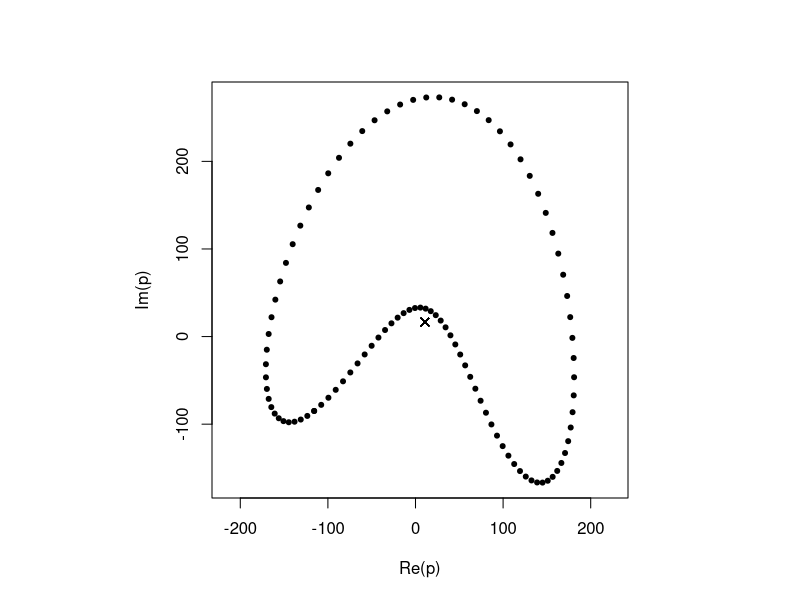
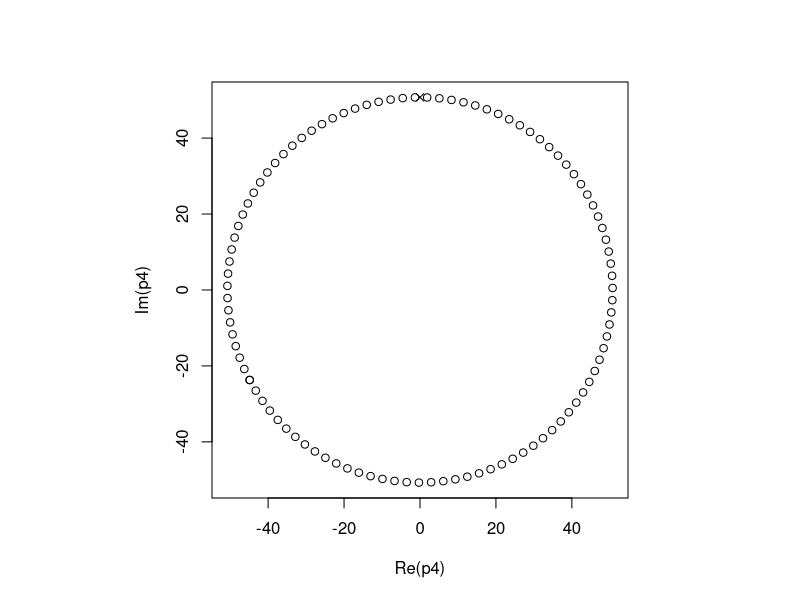
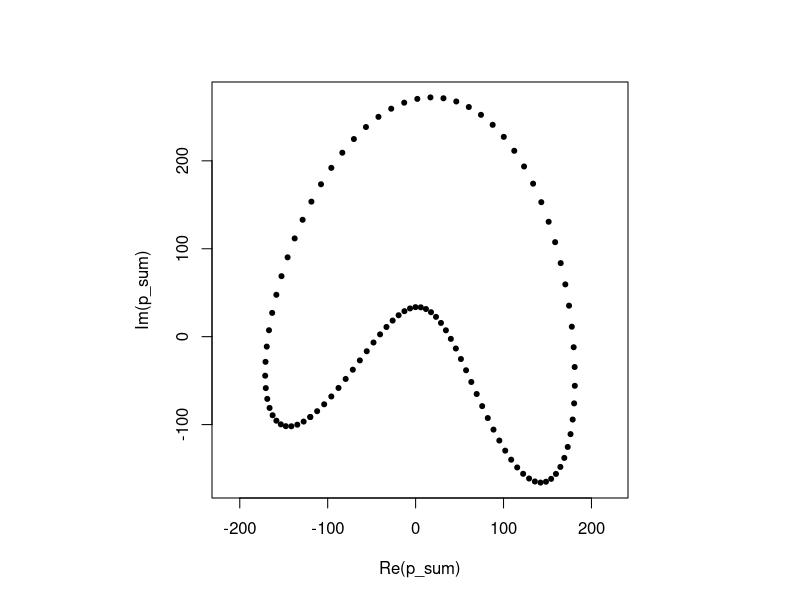
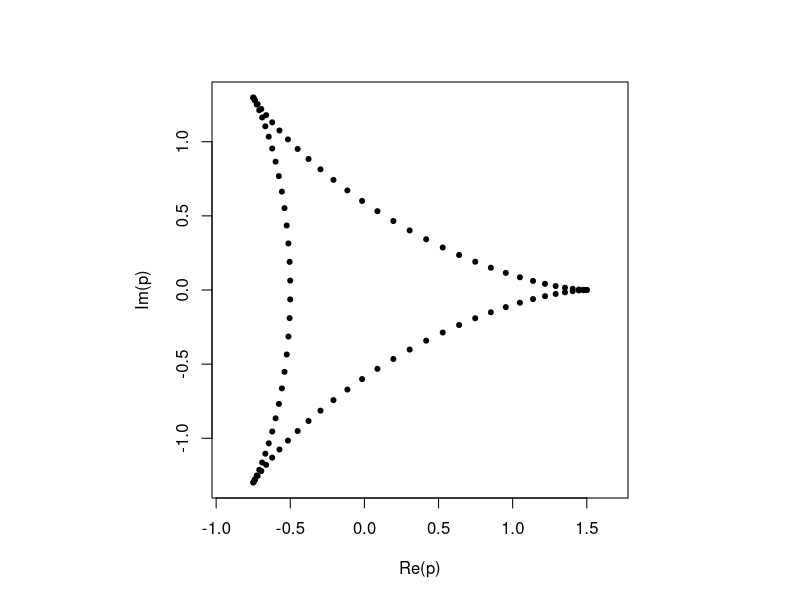
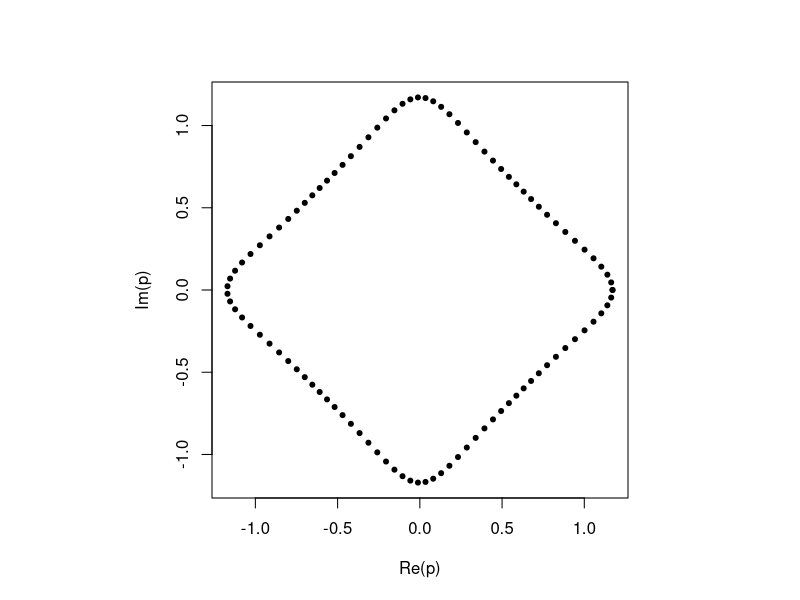
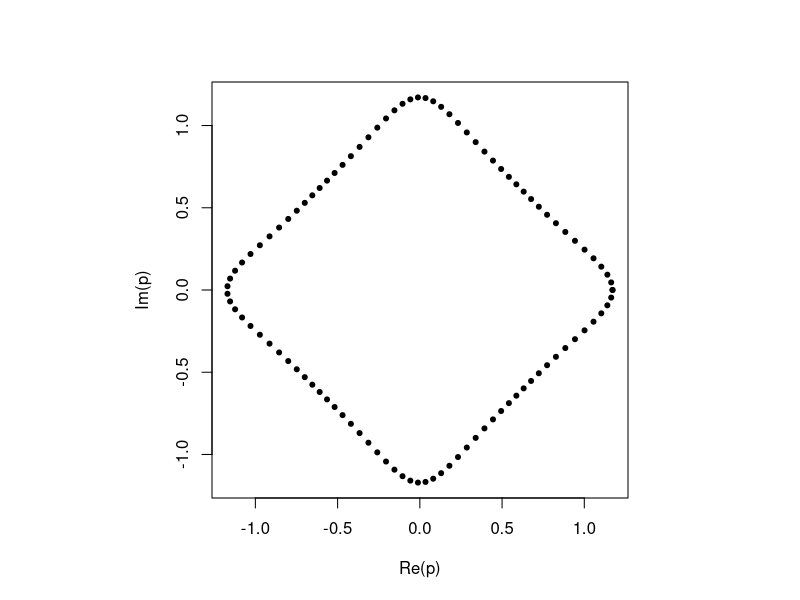
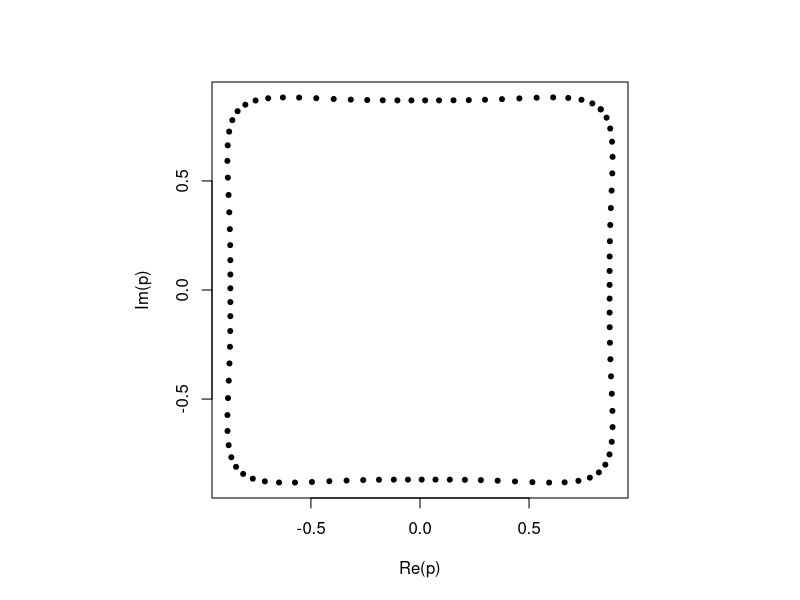
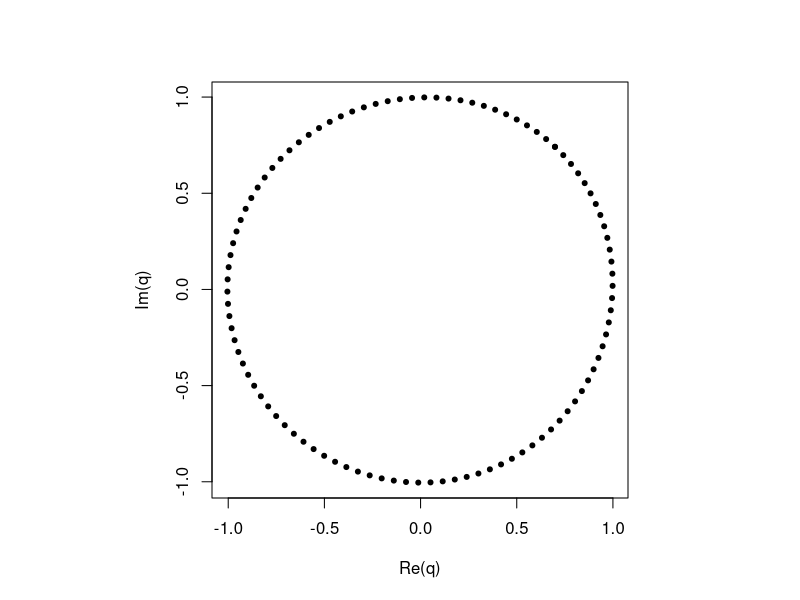

The R script that drew these images, in order:
# Sebastian Henz (2019)
# License: MIT (see file LICENSE for details)

# https://www.youtube.com/watch?v=qS4H6PEcCCA

# TODO: better variable names
# TODO: alles in python übersetzen und animieren

t <- seq(0, 2 * pi, length.out = 100)
p1 <- (10.72 + 16.52i) * exp(0i * t)
p2 <- (-12.64 + 20.90i) * exp(1i * t)
p3 <- (-135.66 - 45.57i) * exp(-1i * t)
p4 <- (-44.85 - 23.71i) * exp(2i * t)
p5 <- (66.75 - 53.07i) * exp(-2i * t)
p <- p1 + p2 + p3 + p4 + p5
par(pty = "s")
plot(p, pch = 20, asp = 1)

points(p1, pch = 4)

plot(p4)
points(0, abs(-44.85 - 23.71i), pch = 4)

# Die erste komplexe Zahl ist der Radius. Das t ist die Phase von 0 bis 2pi.
# Die Zahl vor dem i im exp() ist die Richtung und Anzahl der Rotationen.
# Bei p1 rotiert nichts. Das ist glaube ich die Mitte des ersten Kreises.
#
# Je mehr Punkte voranden sind, desto genauer ist die fft(). Also am besten
# sowas wie:
# t <- seq(0, 2 * pi, length.out = 1000)

# Kurve zerlegen und wieder aufbauen:
foo <- fft(p, inverse = TRUE) / length(p)
t <- seq(0, 2 * pi, length.out = 100)
p1 <- foo[1] * exp(0i * t)
p2 <- foo[length(foo)] * exp(1i * t)
p3 <- foo[2] * exp(-1i * t)
p4 <- foo[length(foo) - 1] * exp(2i * t)
p5 <- foo[3] * exp(-2i * t)
p_sum <- p1 + p2 + p3 + p4 + p5
plot(p_sum, pch = 20, asp = 1)


x <- seq(0, 2 * pi, length.out = 100)
p1 <- complex(real = cos(x), imaginary = sin(x))
p2 <- complex(real = cos(-2*x), imaginary = sin(-2*x)) / 2
# das n*x ist die Drehgeschwindigkeit. Das /2 ist der Radius. Ein negatives n*x
# kehrt die Drehrichtung um.
p <- p1 + p2
par(pty = "s")
plot(p, pch = 20, asp = 1)

p1 <- complex(real = cos(x), imaginary = sin(x))
p2 <- complex(real = cos(-3 * x), imaginary = sin(-3 * x)) / 3**2
p3 <- complex(real = cos(5 * x), imaginary = sin(5 * x)) / 5**2
p4 <- complex(real = cos(-7 * x), imaginary = sin(-7 * x)) / 7**2
p <- p1 + p2 + p3 + p4
plot(p, pch = 20, asp = 1)

# alternative Schreibweise:
p1 <- exp(1i * x)
p2 <- 1/9 * exp(-3i * x)
p3 <- 1/25 * exp(5i * x)
p4 <- 1/49 * exp(-7i * x)
p <- p1 + p2 + p3 + p4
plot(p, pch = 20, asp = 1)

# Rotieren, damit die flache Kanten unten liegt. Laut dem Video muss ich nur die
# erste Zahl ändern, denn diese gibt den Startpunkt an:
z <- 1/sqrt(2); p1 <- (z+z*1i) * exp(1i * x)
z <- 1/(9*sqrt(2)); p2 <- (z+z*1i) * exp(-3i * x)
z <- 1/(25*sqrt(2)); p3 <- (z+z*1i) * exp(5i * x)
z <- 1/(49*sqrt(2)); p4 <- (z+z*1i) * exp(-7i * x)
p <- p1 + p2 + p3 + p4
plot(p, pch = 20, asp = 1)


foo <- fft(p, inverse = TRUE) / length(p)
q1 <- foo[1] * exp(0i * x)
q2 <- foo[length(foo)] * exp(1i * x)
q3 <- foo[2] * exp(-1i * x)
q4 <- foo[length(foo)-1] * exp(2i * x)
q5 <- foo[3] * exp(-2i * x)
q <- q1 + q2 + q3 + q4 + q5
plot(q, pch = 20, asp = 1)


construct <- function(v, n, m) {
    # v: vector of points to be approximated
    # n: number of circles
    # m: number of points to return
    # Returns the complex coordinates of the shape.

    foo <- fft(p, inverse = TRUE) / length(p)

    indices <- integer(n)
    a <- 1:ceiling(n/2)
    b <- seq(length(foo), by = -1, length.out = n - length(a))
    indices[c(TRUE, FALSE)] <- a
    indices[c(FALSE, TRUE)] <- b

    bla <- rep(1:n, each = 2, length.out = n - 1)
    bla[c(FALSE, TRUE)] <- bla[c(FALSE, TRUE)] * -1
    bla <- c(0, bla)

    x <- seq(0, 2 * pi, length.out = m)

    p <- complex(length(t))
    for (j in 1:n) {
        p <- p + foo[indices[j]] * exp(bla[j] * 1i * x)
    }
    p
}

s <- construct(p, 5, 100)
plot(s, pch = 20, asp = 1)

s <- construct(p, 11, 100)
plot(p, asp = 1)
lines(s)
